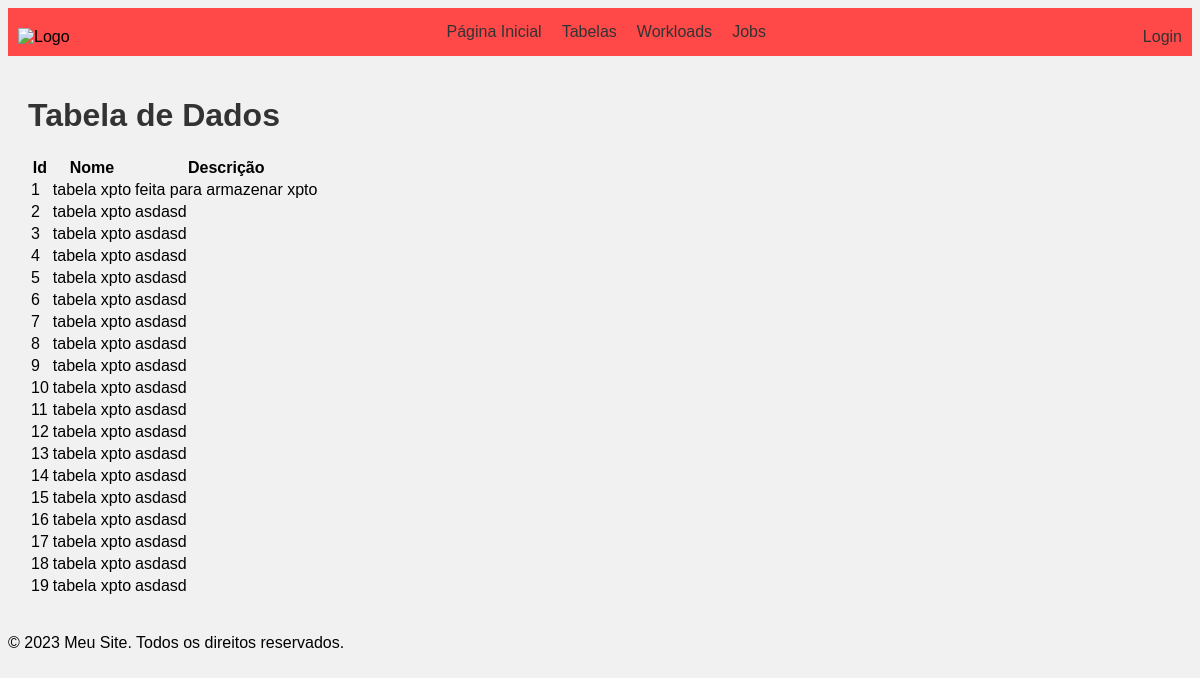
Before: /view-tables/ with the older database file.
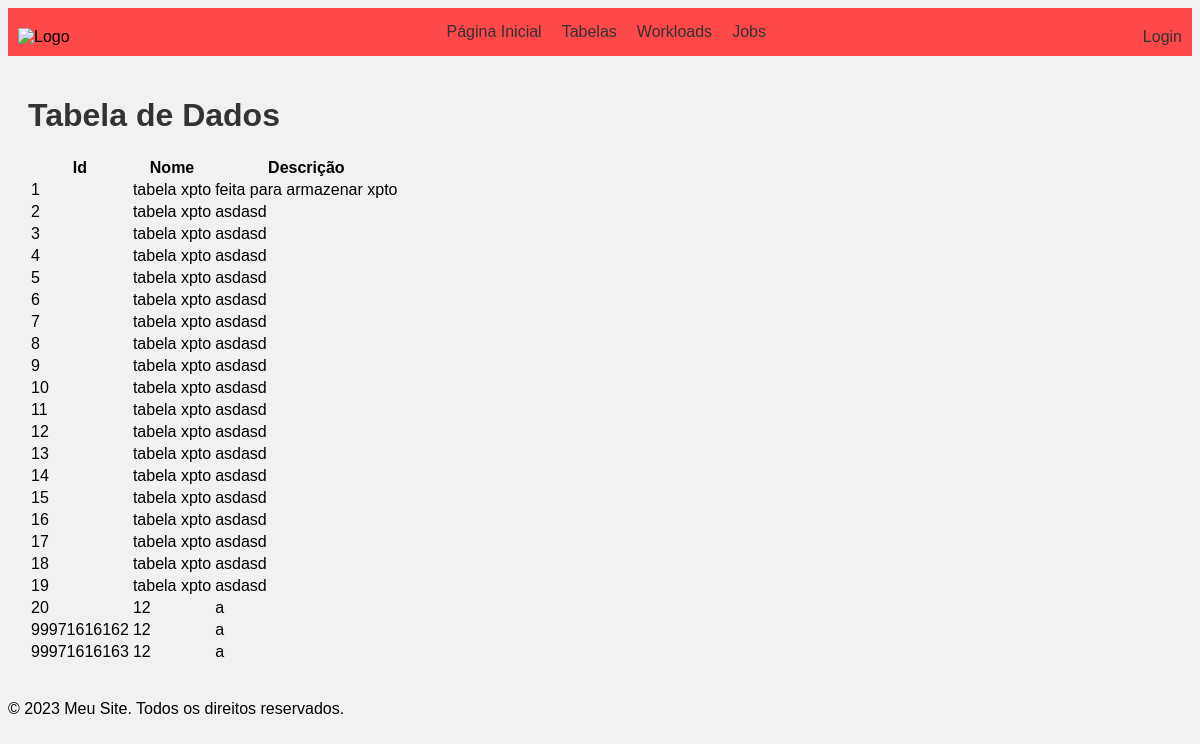
After: the same page with the newer database file.
### process/models.py (models this page shows)
class Tables(models.Model):
    id_table = models.AutoField(primary_key=True)
    id_customer = models.IntegerField()
    id_workload = models.IntegerField()
    str_system = models.CharField(max_length=200)
    str_frequency = models.CharField(
        max_length=20, choices=[
            ('daily', 'Daily'),
            ('monthly', 'Monthly'),
            ('hourly', 'Hourly'),
            ('weekly', 'Weekly')
        ]
    )
    int_hour_of = models.IntegerField()
    str_mode = models.CharField(
        max_length=20,
        choices=[
            ('batch', 'Batch'),
            ('incremental', 'Incremental')
        ]
    )
    str_type = models.CharField(
        max_length=20,
        choices=[
            ('cdc', 'CDC'),
            ('full', 'Full')
        ]
    )
    str_dataset = models.CharField(max_length=200)
    str_name = models.CharField(max_length=200)
    str_desc = models.TextField()
    str_owner = models.CharField(max_length=200)
    str_owner_email = models.EmailField()
    dth_start_at = models.DateField(auto_now=True)
    dth_last_updated = models.DateTimeField()
    int_size = models.IntegerField()
    int_number_of_rows = models.IntegerField()
    float_perc_growth = models.FloatField()
    str_id_version = models.CharField(max_length=200)

### process/views.py (the view, shortened to what this page needs)
# urls.py: path('view-tables/',TablesView.as_view(),name='table_view')
class TablesView(View):
    def __init__(self):
        self.template_path = 'process/tables/'
    def parse_html_path(self,page):
        html_location = self.template_path + f'{page}.html'
        return html_location
    def get_tables(self, request):
        tables = Tables.objects.all()
        html_location = self.parse_html_path('list')
        response_dict = {'tables': tables}
        return render(request, html_location, response_dict)
    def get(self, request, argument=None):
        if request.path == '/add-table/':
            return self.render_add(request)
        elif argument is not None:
            id_tabela = uncrip(argument)
            return self.get_table(request,id_tabela)
        elif argument is None:
            return self.get_tables(request)

### templates/process/tables/list.html
{% extends 'common/base.html' %}
{% block content %}
<h1>Tabela de Dados</h1>
<table>
    <thead>
        <tr>
            <th>Id</th>
            <th>Nome</th>
            <th>Descrição</th>
        </tr>
    </thead>
    <tbody>
        {% for table in tables %}
            <tr>
                <td>{{ table.id_table }}</td>
                <td>{{ table.str_name }}</td>
                <td>{{ table.str_desc }}</td>
            </tr>
        {% endfor %}
    </tbody>
</table>
{% endblock %}

### templates/common/base.html (shortened to what this page needs)
{% load static %}
<!DOCTYPE html>
<html>
<head>
    <link rel="stylesheet" href="{% static 'css/styles.css' %}">
</head>
<body>
    {% include 'common/header.html' %}
    <div class="container">
        {% block content %}
        {% endblock %}
    </div>
    {% include 'common/footer.html' %}
</body>
</html>

### templates/common/header.html (shortened to what this page needs)
{% load static %}
<header>
    <nav class="navbar">
        <div class="logo">
            <img src="{% static 'images/dotpy_logo.png' %}" alt="Logo">
        </div>
        <ul class="nav-menu">
            <li><a href="/">Página Inicial</a></li>
            <li><a href="view-tables/">Tabelas</a></li>
            <li><a href="view-workloads/">Workloads</a></li>
            <li><a href="view-jobs/">Jobs</a></li>
        </ul>
        <div class="login">
            {% if user.is_authenticated %}
                <p>Bem-vindo, {{ user.username }}!</p>
                <a href="{% url 'logout' %}">Logout</a>
            {% else %}
                <a href="{% url 'login' %}">Login</a>
            {% endif %}
        </div>
    </nav>
</header>

### templates/common/footer.html
<footer>
    <p>&copy; 2023 Meu Site. Todos os direitos reservados.</p>
</footer>

### static/css/styles.css (style rules this page uses)
body { background-color: #f1f1f1; font-family: Arial, sans-serif; }
h1 { color: #333; }
.container { max-width: 1200px; margin: 0 auto; padding: 20px; }
.logo img { width: 190px; height: 190px; }
.navbar { display: flex; align-items: center; justify-content: space-between; background-color: #ff4949; padding: 10px; }
.logo { margin-top: 10px; }
.nav-menu { display: flex; list-style-type: none; margin: 0; padding: 0; justify-content: center; }
.nav-menu li { margin: 0 10px; }
.nav-menu li a { text-decoration: none; color: #333; }
.login { margin-top: 10px; }
.login a { text-decoration: none; color: #333; }

Changed rows visible on the page:
added Tables: id_table "20", str_name "12", str_desc "a"
added Tables: id_table "99971616162", str_name "12", str_desc "a"
added Tables: id_table "99971616163", str_name "12", str_desc "a"
